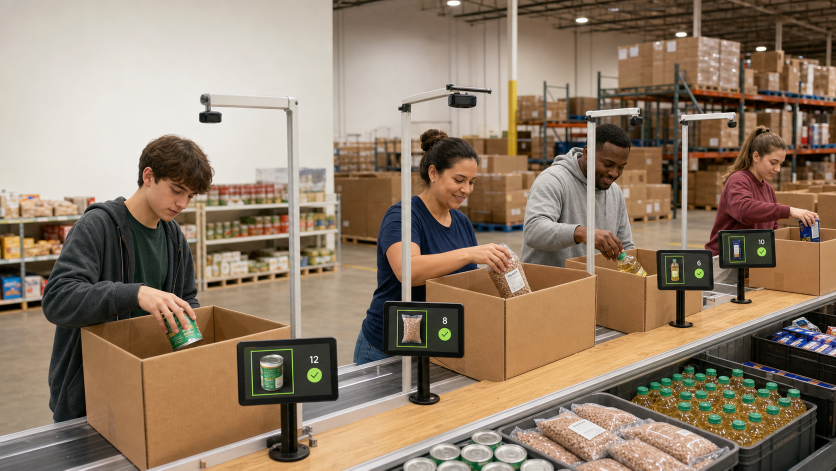
#> input picture presentation-assets/smartpack-assembly-line.png, 1672 x 941 px (shown at 1/2 size)
$ python -i dataset_generator.py   (imports and definitions only)
#> lines starting #> are read from the running program, lines starting #| are printed output that depends on the picture; after the words box and inside, x2 and y2 are one past the last pixel; in counts of white or black regions, pixels touching at a corner belong together
"""Generate four specialized synthetic YOLO datasets for SmartPack.

Expected input layout (relative to this script):

    dataset-items/
      boxes/
      hands/<batch>/<frame>.png
      hands/mask/mask/<batch>/<frame>.png
      items/<food-category>/*

Output layout:

    dataset/<food-category>/
      train|val|test/images/*.jpg
      train|val|test/labels/*.txt
      data.yaml

Each generated scene contains one box, one hand/arm, and normally one target
food item. Every category is a separate one-class YOLO dataset whose only class
is ``item``. Boxes and hands are context and are not labeled.

Requirements:
    python -m pip install pillow numpy

Example:
    python dataset_generator.py --count-per-model 3000
"""

from __future__ import annotations

import argparse
import hashlib
import os
import random
import shutil
import time
from collections import deque
from concurrent.futures import ThreadPoolExecutor, as_completed
from dataclasses import dataclass
from pathlib import Path
from typing import Iterable

import numpy as np
from PIL import Image, ImageEnhance, ImageFilter, ImageOps


PROJECT_DIR = Path(__file__).resolve().parent


IMAGE_EXTENSIONS = {".jpg", ".jpeg", ".png", ".webp", ".bmp", ".tif", ".tiff"}
SPLITS = (("train", 0.70), ("val", 0.20), ("test", 0.10))
RESAMPLE = Image.Resampling.LANCZOS
ASSET_CACHE_VERSION = "v1"


@dataclass(frozen=True)
class Asset:
    image: Image.Image
    label: str | None = None


# [65 lines left out: functions parse_args, list_images, not called in this run]


def white_background_alpha(image: Image.Image) -> Image.Image:
    """Remove only nearly-white background pixels from an opaque asset."""

    rgba = image.convert("RGBA")
    existing_alpha = np.asarray(rgba.getchannel("A"), dtype=np.uint8)
    if existing_alpha.min() < 250:
        return rgba

    rgb = np.asarray(rgba.convert("RGB"), dtype=np.uint8)
    channel_range = rgb.max(axis=2).astype(np.int16) - rgb.min(axis=2).astype(np.int16)
    near_white = (rgb.min(axis=2) >= 242) & (channel_range <= 18)
    alpha = np.where(near_white, 0, 255).astype(np.uint8)
    alpha_image = Image.fromarray(alpha, mode="L").filter(ImageFilter.GaussianBlur(0.6))
    rgba.putalpha(alpha_image)
    return rgba


def trim_transparent_margins(image: Image.Image, padding: int = 3) -> Image.Image:
    alpha_box = image.getchannel("A").getbbox()
    if alpha_box is None:
        raise ValueError("asset has no visible pixels after background processing")
    left, top, right, bottom = alpha_box
    return image.crop(
        (
            max(0, left - padding),
            max(0, top - padding),
            min(image.width, right + padding),
            min(image.height, bottom + padding),
        )
    )


# [25 lines left out: function largest_component_python, not called in this run]


def keep_largest_foreground_component(image: Image.Image) -> Image.Image:
    """Remove disconnected specks left by imperfect background removal."""

    alpha = np.asarray(image.getchannel("A"), dtype=np.uint8)
    height, width = alpha.shape
    if not alpha.any():
        return image

    scale = min(1.0, 128 / max(height, width))
    probe_size = (max(1, round(width * scale)), max(1, round(height * scale)))
    probe = Image.fromarray(alpha, mode="L").resize(probe_size, Image.Resampling.BILINEAR)
    foreground = np.asarray(probe, dtype=np.uint8) > 24

    try:
        import cv2
    except ImportError:
        cv2 = None

    if cv2 is not None:
        count, labels, stats, _ = cv2.connectedComponentsWithStats(
            foreground.astype(np.uint8), connectivity=8
        )
        if count <= 1:
            return image
        largest_label = 1 + int(np.argmax(stats[1:, cv2.CC_STAT_AREA]))
        keep_probe = np.where(labels == largest_label, 255, 0).astype(np.uint8)
    else:
        keep_probe = largest_component_python(foreground)

    keep = Image.fromarray(keep_probe, mode="L").resize((width, height), Image.Resampling.NEAREST)
    cleaned_alpha = np.minimum(alpha, np.asarray(keep, dtype=np.uint8))
    cleaned = Image.fromarray(cleaned_alpha, mode="L")
    cleaned = cleaned.filter(ImageFilter.MinFilter(3)).filter(ImageFilter.MaxFilter(3))
    result = image.copy()
    result.putalpha(cleaned)
    return result


# [5 lines left out: function cache_path_for, not called in this run]


def load_photo_asset(path: Path, cache_dir: Path | None = None) -> Asset:
    prepared_path = cache_path_for(path, cache_dir) if cache_dir else None
    if prepared_path and prepared_path.is_file():
        try:
            if prepared_path.stat().st_mtime_ns >= path.stat().st_mtime_ns:
                with Image.open(prepared_path) as source:
                    cached = source.convert("RGBA")
                    cached.load()
                return Asset(cached)
        except OSError:
            pass

    with Image.open(path) as source:
#> source is the input picture: PIL image 1672x941 RGB; mean R, G, B 145, 125.7, 106
        if source.format == "JPEG":
            source.draft("RGB", (1024, 1024))
        image = ImageOps.exif_transpose(source).convert("RGBA")
    if max(image.size) > 1024:
        image.thumbnail((1024, 1024), RESAMPLE)
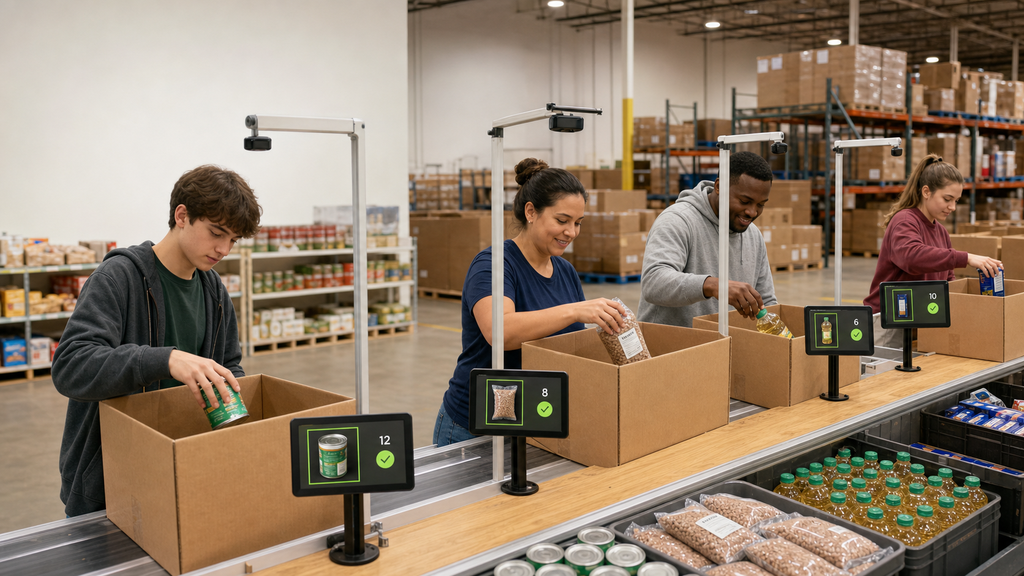
#> image: PIL image 1024x576 RGBA; mean R, G, B, A 145, 125.7, 106, 255
    image = white_background_alpha(image)
#> in white_background_alpha, `existing_alpha = np.asarray(rgba.getchannel("A"), dtype=np.uint8)`: existing_alpha: shape (576, 1024); every value is 255
#> in white_background_alpha, `channel_range = rgb.max(axis=2).astype(np.int16) - rgb.min(axis=2).ast..`:
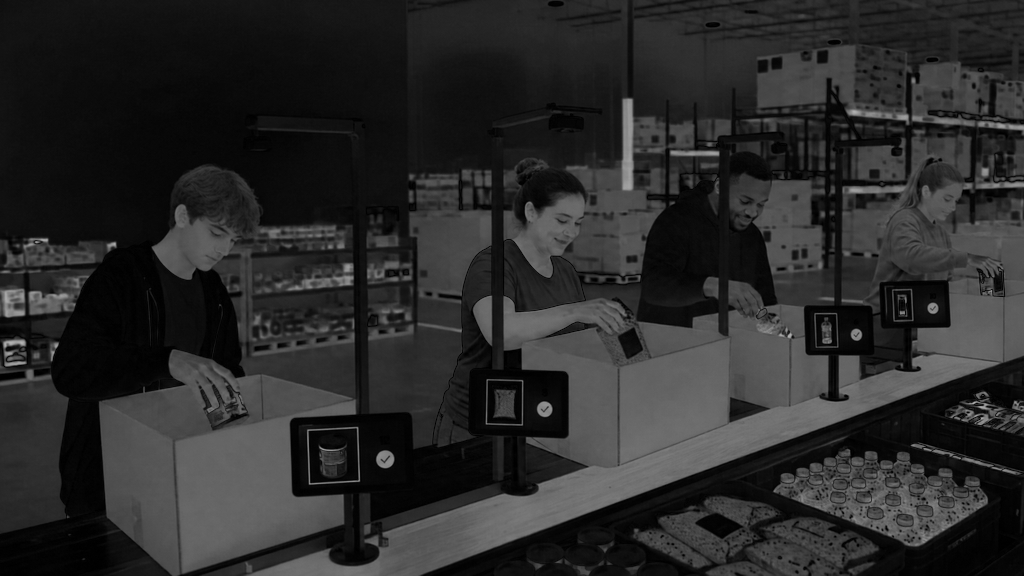
#> channel_range: shape (576, 1024) int16; min 0, max 179, mean 42.1
#> in white_background_alpha, `near_white = (rgb.min(axis=2) >= 242) & (channel_range <= 18)`:
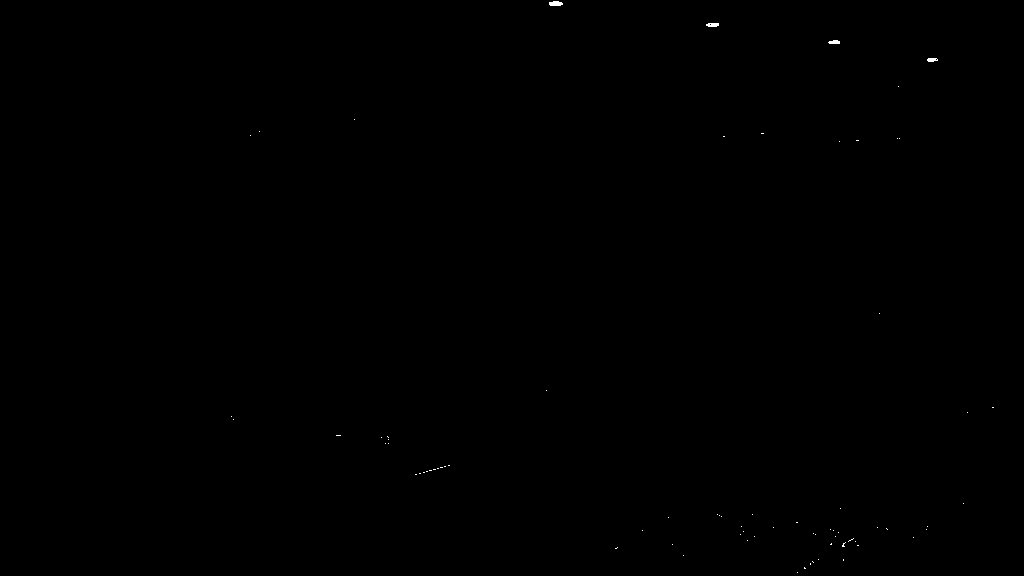
#> near_white: shape (576, 1024) bool; 0.05% white; 76 white regions (72 under 20 px), largest, box (x1, y1, x2, y2) and area: (549, 1, 563, 6) 58, (706, 23, 719, 27) 45, (828, 40, 840, 44) 39, (927, 58, 938, 62) 36
#> in white_background_alpha, `alpha_image = Image.fromarray(alpha, mode="L").filter(ImageFilter.Gaus..`:
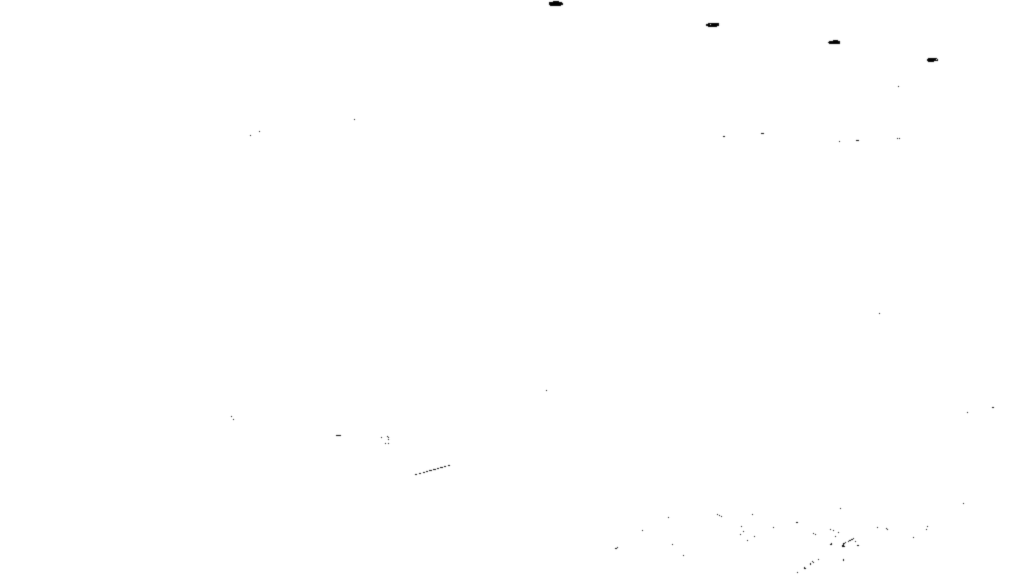
#> alpha_image: PIL image 1024x576 L; min 0, max 255, mean 254.9
    image = keep_largest_foreground_component(image)
#> in keep_largest_foreground_component, `foreground = np.asarray(probe, dtype=np.uint8) > 24`: foreground: shape (72, 128) bool; every value is 1
#> in keep_largest_foreground_component, `count, labels, stats, _ = cv2.connectedComponentsWithStats( foreground..`: labels: shape (72, 128) int32; every value is 1
#> in keep_largest_foreground_component, `count, labels, stats, _ = cv2.connectedComponentsWithStats( foreground..`: count = 2; stats = [[-1, 2147483647, 0, 0, 0], [0, 0, 128, 72, 9216]]
#> in keep_largest_foreground_component, `largest_label = 1 + int(np.argmax(stats[1:, cv2.CC_STAT_AREA]))`: largest_label = 1
#> in keep_largest_foreground_component, `keep_probe = np.where(labels == largest_label, 255, 0).astype(np.uint8)`: keep_probe: shape (72, 128); every value is 255
    image = trim_transparent_margins(image)
#> in trim_transparent_margins, `alpha_box = image.getchannel("A").getbbox()`: alpha_box = (0, 0, 1024, 576)
#> in trim_transparent_margins, `left, top, right, bottom = alpha_box`: left = 0; right = 1024; bottom = 576

    if prepared_path:
        prepared_path.parent.mkdir(parents=True, exist_ok=True)
        temporary = prepared_path.with_suffix(".tmp.png")
        image.save(temporary, format="PNG", compress_level=1)
        temporary.replace(prepared_path)
    return Asset(image)


# [46 lines left out: functions load_hand_asset, resize_max_dimension, transform_asset, not called in this run]


def alpha_bbox(image: Image.Image) -> tuple[int, int, int, int] | None:
    return image.getchannel("A").getbbox()


# [416 lines left out: functions placed_bbox, overlap_fraction, paste_asset, yolo_line, crop_tracking_context, make_background and 9 more, not called in this run]


# [2 lines not run here, left out]

>>> result = load_photo_asset('presentation-assets/smartpack-assembly-line.png')
